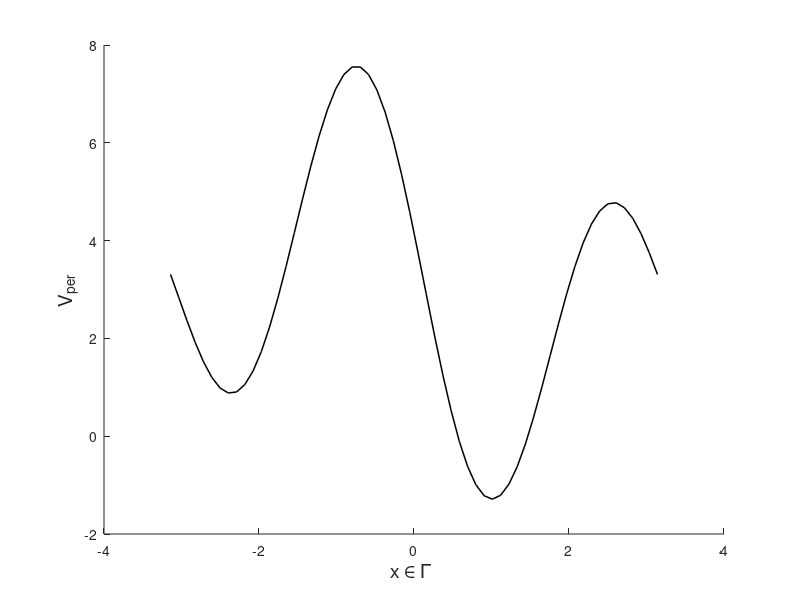
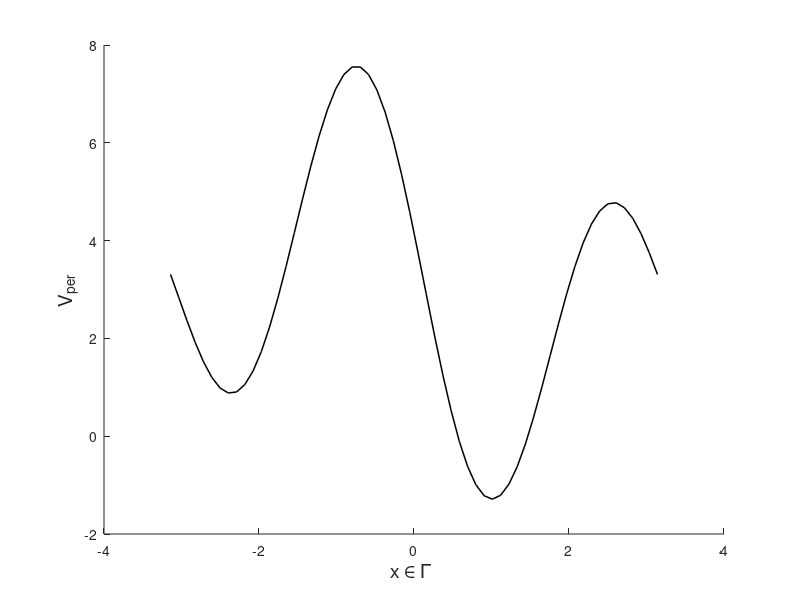

The MATLAB source for these figures, in order: (Note: this script raises an error after producing the figures.)
clear all; 
clc; 
close all; 

fil =1;
fprintf(fil,'\n\t **********************************************************************');
fprintf(fil,'\n\t **                  Code:     Inverse Hill                       ****');
fprintf(fil,'\n\t **                Author:     Athmane Bakhta                      ****');
fprintf(fil,'\n\t **               Contact:     https://cermics.enpc.fr/~bakhtaa/   ****');
fprintf(fil,'\n\t **           Last update:     Dec  2017                           ****');
fprintf(fil,'\n\t **                                                                ****');
fprintf(fil,'\n\t **********************************************************************\n\n');

 

%%  global vars 
global Brillouin;   % Discrete 1st Brillouin zone
global Gamma;       % Gamma: unit cell of the lattice 
global Q;           % Number of k-points in Brillouin zone
global N;           % Numbe of basis functions
global P;           % Number of Fourier modes in the potential 
global L;           % Number of x points in Gamma
global M;           % Number of target bands in the cost function
global wkspace; 
global fig;
global full_N;      % Used in the adaptive algorithm 


fig=1; 




%% Initializations
N=10;           
P=2;          
Q=51; 
L=60; 
maxN=40;
maxP=20; 
full_N=30; 

%% Create workspaces 
wkspace='Band_structure';
mkdir(wkspace); 



%% Discretization of the first Brillouin zone 
left=-0.5;  
right=0.5;
Brillouin = left:(right-left)/(Q-1):right; 
  
%% Discretization of Gamma 
left=-pi;  
right=pi;
Gamma = left:(right-left)/(L-1):right ; 


%% The periodic potential Vper(x)  
Vper = zeros(2*P+1,1); 
for k=1:P
    Vper(k,1)= rand()+5*rand()*1i;
    Vper(2*P+1-k+1,1) = conj( Vper(k,1)  );
end
%Vper = 0.*Vper; 

Vbuild_Vper = zeros(1,L); 
for x=1:L
    xc=Gamma(x); 
    for k=-P:P
        kp = k+P+1; 
        Vbuild_Vper(1,x) =Vbuild_Vper(1,x)+Vper(kp,1)*(exp(-1i*k*xc))/sqrt(2*pi);     
    end
end
 
%%% To be sure that The spectrum is positive 
Vper(P+1,1) = floor(abs(min(real(Vbuild_Vper(1,:))) +1)) ; 
Vbuild_Vper = Vbuild_Vper + Vper(P+1,1);  

fig=fig+1;
FIG=figure(fig);
set(FIG, 'name', 'Periodic Potential Vper');
hold on ;  
plot(Gamma,Vbuild_Vper,'k', 'linewidth', 1.1);
xlabel(gca,'x \in \Gamma ','FontSize',14);
ylabel(gca,'V_{per}','FontSize',14);


path_jpg =  sprintf('%s/Pot_P%d.jpg',wkspace,P); 
saveas(FIG,path_jpg); 
path_fig =  sprintf('%s/Pot_P%d.fig',wkspace,P); 
saveas(FIG,path_fig);   
 


%% Compute the band structure of Vper
[get_bands_V, get_eigen_vectors_V] = Band_Structure(Vper); 
 
M= 4; 
fig=fig+1;
FIG = figure(fig);
set (FIG , 'name', 'Target Energy bands' ) ;
hold on ; 
for r=1:M
   subplot(M,1,M-r+1);
   plot(Brillouin,get_bands_V(r,:), 'k', 'linewidth', 1.5);   
   Str = sprintf('band %d', r); 
   ylabel(Str, 'FontSize',11); 
   if (r==1)
       xlabel(' q \in  \Gamma^{*}', 'FontSize',11);   
   end 
   hold on ; 
end

path_jpg=sprintf('%s/Bands_P%d.jpg',wkspace,P); 
saveas(FIG,path_jpg); 
path_fig=sprintf('%s/Bands_P%d.fig',wkspace,P); 
saveas(FIG,path_fig);   
 





fprintf('\n-- -- -- -- -- *** END *** -- -- -- -- --'); 